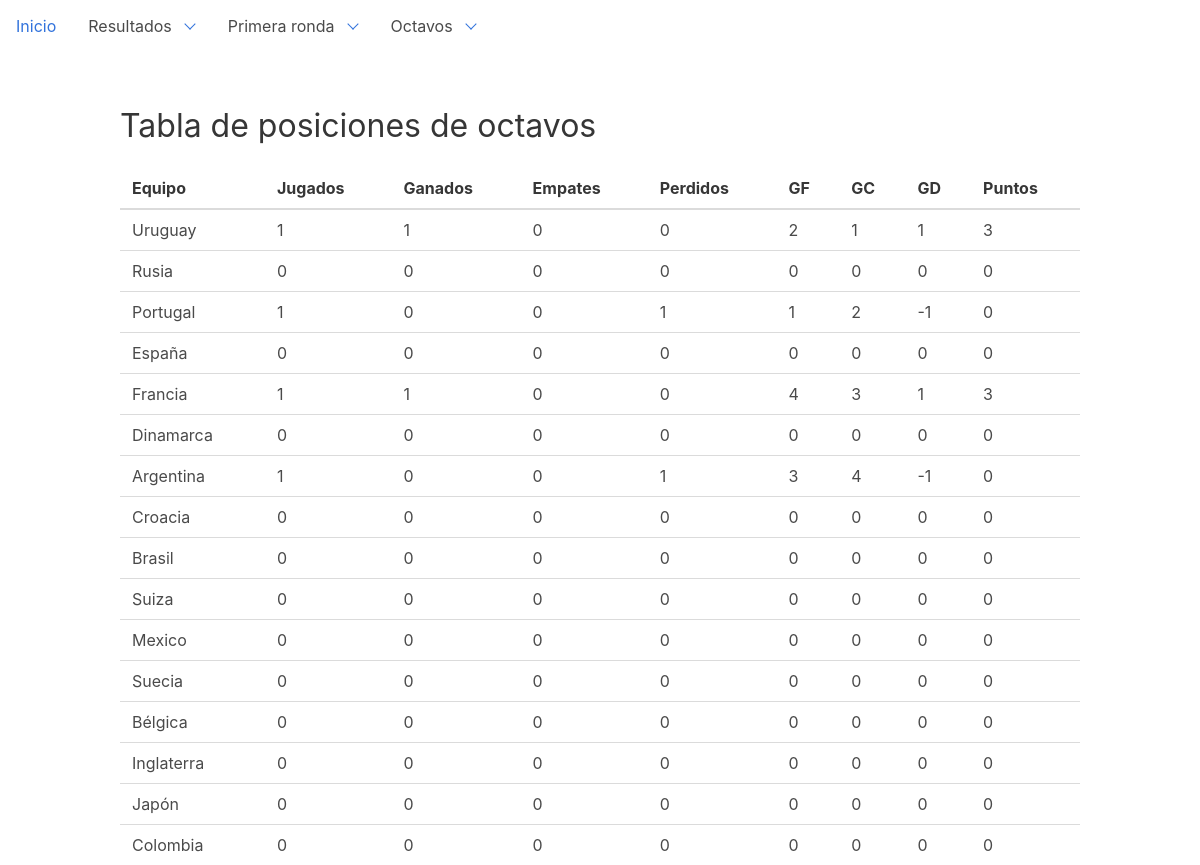
Page /dashboard/rounds-8vo on the earlier database version.
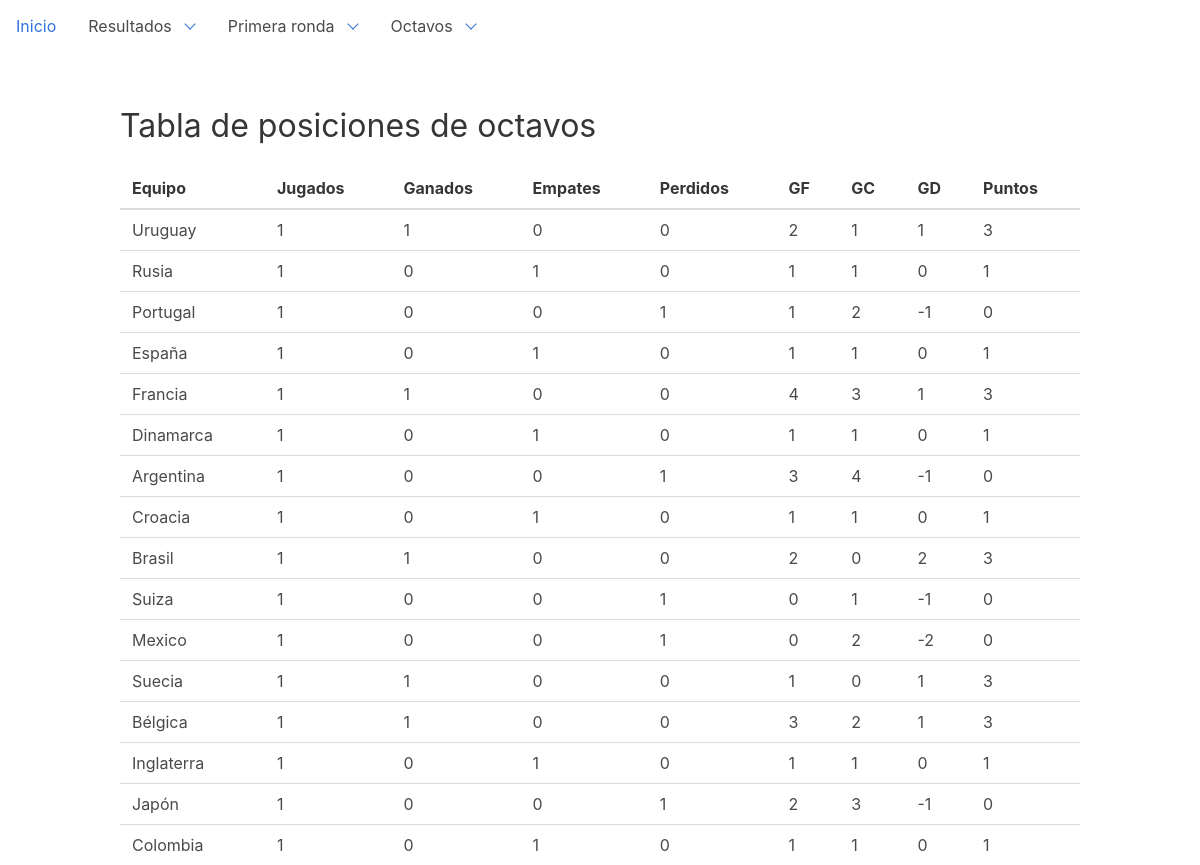
Same page on the later database version.
### dashboard/models.py (models this page shows, shortened)
class Round(models.Model):
    ROUND_CHOICES = (
        ('1', 'Primera fase'),
        ('2', 'Octavos'),
        ('3', 'Cuartos'),
        ('4', 'Semifinales'),
        ('5', 'Tercer lugar'),
        ('6', 'Finales'),
    )
    stage = models.CharField(choices=ROUND_CHOICES, max_length=1, default='1')
    played_matches = models.IntegerField(default=0)
    won = models.IntegerField(default=0)
    draw = models.IntegerField(default=0)
    lose = models.IntegerField(default=0)
    points = models.IntegerField(default=0)
    goals_for = models.IntegerField(default=0)
    goals_against = models.IntegerField(default=0)
    goals_difference = models.IntegerField(default=0)
    position = models.CharField(default="", max_length=24, null=True)
    source = models.ForeignKey('Gambler', on_delete=models.DO_NOTHING, null=True)
    done = models.BooleanField(default=False)
    qualified_revision = models.BooleanField(default=False)
    team = models.ForeignKey('Team', on_delete=models.DO_NOTHING)
    class Meta:
        ordering = ["stage", "team__group"]

class Team(models.Model):
    GROUP_CHOICES = (
        ('A', 'Grupo A'),
        ('B', 'Grupo B'),
        ('C', 'Grupo C'),
        ('D', 'Grupo D'),
        ('E', 'Grupo E'),
        ('F', 'Grupo F'),
        ('G', 'Grupo G'),
        ('H', 'Grupo H'),
    )
    group = models.CharField(choices=GROUP_CHOICES, max_length=1, null=True, default='A')
    name = models.CharField(max_length=32)
    code = models.CharField(max_length=32)
    cups = models.IntegerField(default=0)
    finals = models.IntegerField(default=0)
    semifinals = models.IntegerField(default=0)
    class Meta:
        ordering = ["name"]
    def __str__(self):
        return self.name

### dashboard/views.py (the view)
class Round8voListView(ListView):
    model = Round
    template_name = "dashboard/round8vo_list.html"
    def get_queryset(self):
        queryset = super(Round8voListView, self).get_queryset()
        return queryset.filter(source__name="Oficial", stage="2").order_by("team__group")

### templates/dashboard/round8vo_list.html (shortened to what this page needs)
{% extends 'base.html' %}
{% block content %}
    <h1 class="title">Tabla de posiciones de octavos</h1>
    <table class="sortable">
        <thead>
        <tr>
            <th>Equipo</th>
            <th>Jugados</th>
            <th>Ganados</th>
            <th>Empates</th>
            <th>Perdidos</th>
            <th>GF</th>
            <th>GC</th>
            <th>GD</th>
            <th>Puntos</th>
        </tr>
        </thead>
        <tbody>
        {% for round in round_list %}
            <tr>
                <td>{{ round.team }}</td>
                <td>{{ round.played_matches }}</td>
                <td>{{ round.won }}</td>
                <td>{{ round.draw }}</td>
                <td>{{ round.lose }}</td>
                <td>{{ round.goals_for }}</td>
                <td>{{ round.goals_against }}</td>
                <td>{{ round.goals_difference }}</td>
                <td>{{ round.points }}</td>
            </tr>
        {% endfor %}
        </tbody>
    </table>
{% endblock %}

Differences in the rows shown:
changed Round "Rusia": played_matches "0" → "1"; draw "0" → "1"; goals_for "0" → "1"; goals_against "0" → "1"; points "0" → "1"
changed Round "España": played_matches "0" → "1"; draw "0" → "1"; goals_for "0" → "1"; goals_against "0" → "1"; points "0" → "1"
changed Round "Dinamarca": played_matches "0" → "1"; draw "0" → "1"; goals_for "0" → "1"; goals_against "0" → "1"; points "0" → "1"
changed Round "Croacia": played_matches "0" → "1"; draw "0" → "1"; goals_for "0" → "1"; goals_against "0" → "1"; points "0" → "1"
changed Round "Brasil": played_matches "0" → "1"; won "0" → "1"; goals_for "0" → "2"; goals_difference "0" → "2"; points "0" → "3"
changed Round "Suiza": played_matches "0" → "1"; lose "0" → "1"; goals_against "0" → "1"; goals_difference "0" → "-1"
changed Round "Mexico": played_matches "0" → "1"; lose "0" → "1"; goals_against "0" → "2"; goals_difference "0" → "-2"
changed Round "Suecia": played_matches "0" → "1"; won "0" → "1"; goals_for "0" → "1"; goals_difference "0" → "1"; points "0" → "3"
changed Round "Bélgica": played_matches "0" → "1"; won "0" → "1"; goals_for "0" → "3"; goals_against "0" → "2"; goals_difference "0" → "1"; points "0" → "3"
changed Round "Inglaterra": played_matches "0" → "1"; draw "0" → "1"; goals_for "0" → "1"; goals_against "0" → "1"; points "0" → "1"
changed Round "Japón": played_matches "0" → "1"; lose "0" → "1"; goals_for "0" → "2"; goals_against "0" → "3"; goals_difference "0" → "-1"
changed Round "Colombia": played_matches "0" → "1"; draw "0" → "1"; goals_for "0" → "1"; goals_against "0" → "1"; points "0" → "1"
